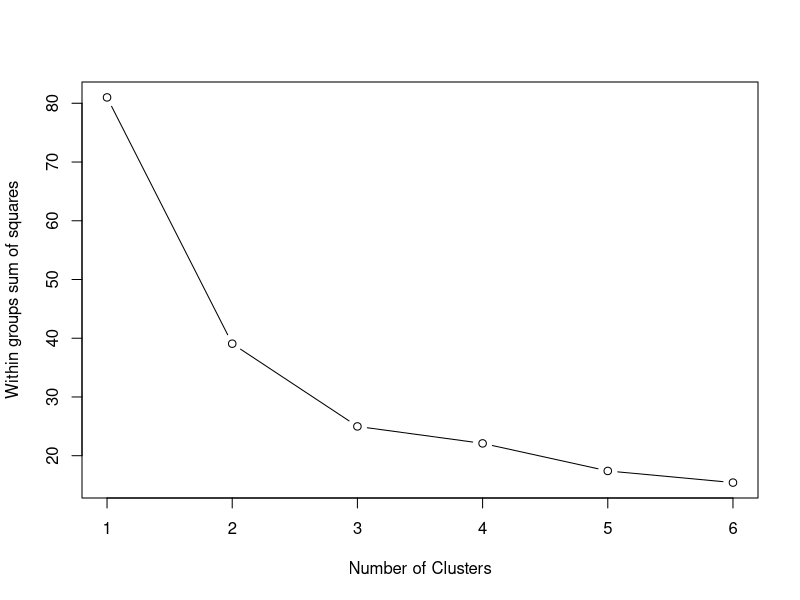
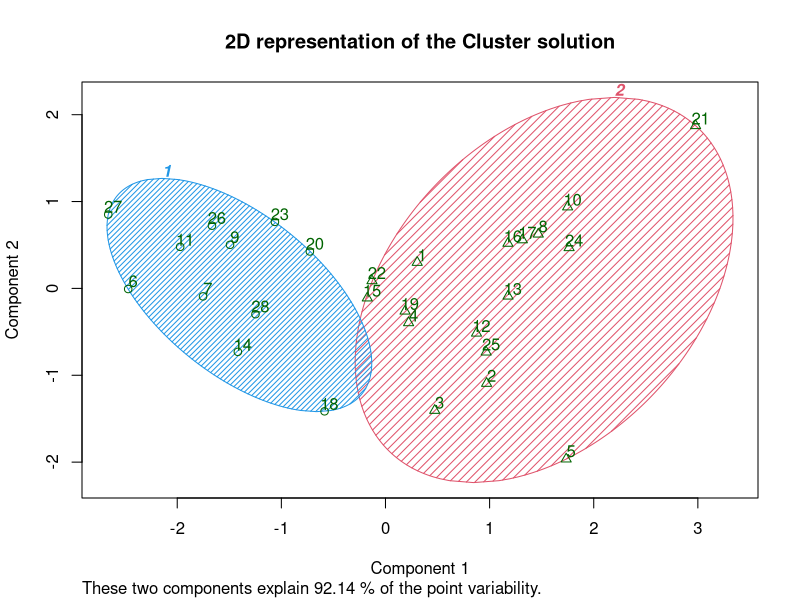

R code for these plots, in order: (Note: this script raises an error after producing the figures.)
#load
library(readxl)
library(tidyverse)
base <- read_excel("dados.xlsx")

str(base) #tudo em votos válidos, pop logaritimizado, não trabalharei com dados dicotômicos

# tentativa de copiar passo a passo - https://rpubs.com/gabrielmartos/ClusterAnalysis

#técnica 1

dados <- subset(base, select = c(CIDADE, pop, Bolsonaro2018, Neves14)) # primeiro farei só com esses três
dados$Bolsonaro2018 <- dados$Bolsonaro2018*100
dados$Neves14 <- dados$Neves14*100
head(dados)
dados<-
  dados %>%
  mutate_at(c(2:4),  ~(scale(.) %>% as.vector)) # reescala (novo objeto dados clusters)

dados.stand <- scale(dados[-1])# To standarize the variables
head(dados)

# K-Means
k.means.fit <- kmeans(dados.stand, 2) # k = 2 dois clusters
head(dados.stand)

attributes(k.means.fit)

# Centroids:
k.means.fit$centers

# Clusters:
k.means.fit$cluster
# Cluster size:
k.means.fit$size


wssplot <- function(data, nc=15, seed=1234){
  wss <- (nrow(data)-1)*sum(apply(data,2,var))
  for (i in 2:nc){
    set.seed(seed)
    wss[i] <- sum(kmeans(data, centers=i)$withinss)}
  plot(1:nc, wss, type="b", xlab="Number of Clusters",
       ylab="Within groups sum of squares")}

wssplot(dados.stand, nc=6) 
# realmente 2

library(cluster)
clusplot(dados.stand, k.means.fit$cluster, main='2D representation of the Cluster solution',
         color=TRUE, shade=TRUE,
         labels=2, lines=0)

table(dados[,1],k.means.fit$cluster)# deu erro

d <- dist(dados.stand, method = "euclidean") # Euclidean distance matrix.
H.fit <- hclust(d, method="ward")

plot(H.fit) # display dendogram
groups <- cutree(H.fit, k=2) # cut tree into 5 clusters
# draw dendogram with red borders around the 5 clusters
rect.hclust(H.fit, k=2, border="red")

table(dados[2,3],groups)


# técnica 2 
set.seed(155555559) ## to fix the random starting clusters
grpAntiPt <- kmeans(dados[,c("Neves14","Bolsonaro2018", "pop")], centers=2, nstart=10)
grpAntiPt

o=order(grpAntiPt$cluster)
data.frame(dados$CIDADE[o],grpAntiPt$cluster[o])


plot(dados$Bolsonaro2018, dados$Neves14, type="n", xlim=c(-3,2), ylim = c(-2,2.4), xlab="Bolsonaro2018", ylab="Neves2014")
text(x=dados$Bolsonaro2018, y=dados$Neves14, labels=dados$CIDADE,col=grpAntiPt$cluster+1)

plot(dados$Bolsonaro2018, dados$pop, type="n", xlim=c(-3,2), ylim = c(-2,2.4), xlab="Bolsonaro2018", ylab="População da Cidade")
text(x=dados$Bolsonaro2018, y=dados$Neves14, labels=dados$CIDADE,col=grpAntiPt$cluster+1)


set.seed(155555559) ## to fix the random starting clusters
grpAntiPt <- kmeans(dados[,c("Neves14","Bolsonaro2018", "pop")], centers=3, nstart=10)
grpAntiPt

o=order(grpAntiPt$cluster)
data.frame(dados$CIDADE[o],grpAntiPt$cluster[o])


plot(dados$Bolsonaro2018, dados$Neves14, type="n", xlim=c(-3,2), ylim = c(-2,2.4), xlab="Bolsonaro2018", ylab="Neves2014")
text(x=dados$Bolsonaro2018, y=dados$Neves14, labels=dados$CIDADE,col=grpAntiPt$cluster+1)

plot(dados$Bolsonaro2018, dados$pop, type="n", xlim=c(-3,2), ylim = c(-2,3.3), xlab="Bolsonaro2018", ylab="População da Cidade")
text(x=dados$Bolsonaro2018, y=dados$pop, labels=dados$CIDADE,col=grpAntiPt$cluster+1)

# dar zoom para ver melhor os clusters


# posso fazer como eu quiser agora #tirar pop e repetir  tudo 

dados <- subset(base, select = c(CIDADE, Bolsonaro2018, Neves14)) # primeiro farei só com esses três
dados$Bolsonaro2018 <- dados$Bolsonaro2018*100
dados$Neves14 <- dados$Neves14*100
head(dados)
dados<-
  dados %>%
  mutate_at(c(2:3),  ~(scale(.) %>% as.vector)) # reescala (novo objeto dados clusters)

dados.stand <- scale(dados[-1])# To standarize the variables
head(dados)

# K-Means
k.means.fit <- kmeans(dados.stand, 3) # k = ultimo numero
head(dados.stand)

attributes(k.means.fit)

# Centroids:
k.means.fit$centers

# Clusters:
k.means.fit$cluster
# Cluster size:
k.means.fit$size


wssplot <- function(data, nc=15, seed=1234){
  wss <- (nrow(data)-1)*sum(apply(data,2,var))
  for (i in 2:nc){
    set.seed(seed)
    wss[i] <- sum(kmeans(data, centers=i)$withinss)}
  plot(1:nc, wss, type="b", xlab="Number of Clusters",
       ylab="Within groups sum of squares")}

wssplot(dados.stand, nc=6) 
# realmente 2

library(cluster)
clusplot(dados.stand, k.means.fit$cluster, main='2D representation of the Cluster solution',
         color=TRUE, shade=TRUE,
         labels=2, lines=0)

#table(dados[,1],k.means.fit$cluster)# deu erro

d <- dist(dados.stand, method = "euclidean") # Euclidean distance matrix.
H.fit <- hclust(d, method="ward")

plot(H.fit, labels = dados$CIDADE, hang = -0.9, cex = 0.7, main = "", sub = NULL,
     xlab = "CIDADE")
rect.hclust(H.fit, k=2, border="blue")


# técnica 2 
set.seed(155555559) ## to fix the random starting clusters
grpAntiPt <- kmeans(dados[,c("Neves14","Bolsonaro2018")], centers=3, nstart=10)
grpAntiPt

o=order(grpAntiPt$cluster)
data.frame(dados$CIDADE[o],grpAntiPt$cluster[o])


plot(dados$Bolsonaro2018, dados$Neves14, type="n", xlim=c(-3,2), ylim = c(-2,2.4), xlab="Bolsonaro2018", ylab="Neves2014")
text(x=dados$Bolsonaro2018, y=dados$Neves14, labels=dados$CIDADE,col=grpAntiPt$cluster+1)
# essa é uma tabela que usarei

# modelão completo , HOBUS 2018 e BOLSONARO 2018 ####
# OBS Hobus principal força política da região

base <- read_excel("dados.xlsx")
str(base)

dados <- subset(base, select = c(CIDADE, Bolsonaro2018, Ciro2018, pop, Lula2006,Hobus18))
dados$Bolsonaro2018 <- dados$Bolsonaro2018*100
head(dados)
dados<-
  dados %>%
  mutate_at(c(2:6),  ~(scale(.) %>% as.vector)) # reescala (novo objeto dados clusters)

dados.stand <- scale(dados[-1])# To standarize the variables
head(dados)

# K-Means
k.means.fit <- kmeans(dados.stand, 2) # k = ultimo numero
head(dados.stand)

attributes(k.means.fit)

# Centroids:
k.means.fit$centers

# Clusters:
k.means.fit$cluster
# Cluster size:
k.means.fit$size
# ficou uma divisão boa, vou manter

wssplot <- function(data, nc=15, seed=1234){
  wss <- (nrow(data)-1)*sum(apply(data,2,var))
  for (i in 2:nc){
    set.seed(seed)
    wss[i] <- sum(kmeans(data, centers=i)$withinss)}
  plot(1:nc, wss, type="b", xlab="Number of Clusters",
       ylab="Within groups sum of squares")}

wssplot(dados.stand, nc=6) 
# realmente 2

library(cluster)
clusplot(dados.stand, k.means.fit$cluster, main='2D representation of the Cluster solution',
         color=TRUE, shade=TRUE,
         labels=2, lines=0)

#table(dados[,1],k.means.fit$cluster)# deu erro

d <- dist(dados.stand, method = "euclidean") # Euclidean distance matrix.
H.fit <- hclust(d, method="ward")

plot(H.fit) # display dendogram
groups <- cutree(H.fit, k=2) # cut tree into 5 clusters
# draw dendogram with red borders around the 5 clusters
rect.hclust(H.fit, k=2, border="red")

# técnica 2 
set.seed(155555559) ## to fix the random starting clusters
grpAntiPt <- kmeans(dados[,c("Bolsonaro2018", "Ciro2018","pop","Lula2006","Hobus18")], centers=2, nstart=10)
grpAntiPt

o=order(grpAntiPt$cluster)
data.frame(dados$CIDADE[o],grpAntiPt$cluster[o])

#para xlim e ylim
summary(dados$Hobus18)
summary(dados$Bolsonaro2018)

plot(dados$Bolsonaro2018, dados$Hobus18, type="n", xlim=c(-3,2),
     ylim = c(-2,3), xlab="Bolsonaro2018", ylab="Hobus2018")
text(x=dados$Bolsonaro2018, y=dados$Hobus18, labels=dados$CIDADE,col=grpAntiPt$cluster+1)
# nao tão util

plot(dados$pop, dados$Hobus18, type="n", xlim=c(-3,2),
     ylim = c(-2,3), xlab="pop", ylab="Hobus2018")
text(x=dados$pop, y=dados$Hobus18, labels=dados$CIDADE,col=grpAntiPt$cluster+1)
# nao tão util


plot(dados$Bolsonaro2018, dados$pop, type="n", xlim=c(-3,2),
     ylim = c(-2,3), xlab="Bolsonaro2018", ylab="População")
text(x=dados$Bolsonaro2018, y=dados$pop, labels=dados$CIDADE,col=grpAntiPt$cluster+1)
# n

plot(dados$Bolsonaro2018, dados$Lula2006, type="n", xlim=c(-3,2),
     ylim = c(-2,3), xlab="Bolsonaro2018", ylab="Lula 2006")
text(x=dados$Bolsonaro2018, y=dados$Lula2006, labels=dados$CIDADE,col=grpAntiPt$cluster+1)
# OPA utilizada


set.seed(155555559) ## to fix the random starting clusters
grpAntiPt <- kmeans(dados[,c("Bolsonaro2018", "Ciro2018","pop","Lula2006","Hobus18")], centers=3, nstart=10)
grpAntiPt

plot(dados$Bolsonaro2018, dados$Lula2006, type="n", xlim=c(-3,2),
     ylim = c(-2,3), xlab="Bolsonaro2018", ylab="Lula 2006")
text(x=dados$Bolsonaro2018, y=dados$Lula2006, labels=dados$CIDADE,col=grpAntiPt$cluster+1)
# OPA utilizada
#COM 3 não

plot(dados$Bolsonaro2018, dados$Hobus18, type="n", xlim=c(-3,2),
     ylim = c(-2,3), xlab="Bolsonaro2018", ylab="Hobus2018")
text(x=dados$Bolsonaro2018, y=dados$Hobus18, labels=dados$CIDADE,col=grpAntiPt$cluster+1)
# nao tão util

plot(dados$pop, dados$Hobus18, type="n", xlim=c(-3,3.3),
     ylim = c(-2,4), xlab="pop", ylab="Hobus2018")
text(x=dados$pop, y=dados$Hobus18, labels=dados$CIDADE,col=grpAntiPt$cluster+1)
# nao tão util


set.seed(155555559) ## to fix the random starting clusters
grpAntiPt <- kmeans(dados[,c("Bolsonaro2018", "Ciro2018","pop","Lula2006","Hobus18")], centers=4, nstart=10)
grpAntiPt

plot(dados$Bolsonaro2018, dados$Lula2006, type="n", xlim=c(-3,2),
     ylim = c(-2,3), xlab="Bolsonaro2018", ylab="Lula 2006")
text(x=dados$Bolsonaro2018, y=dados$Lula2006, labels=dados$CIDADE,col=grpAntiPt$cluster+1)
# OPA utilizada
#COM 3 não

plot(dados$Bolsonaro2018, dados$Hobus18, type="n", xlim=c(-3,2),
     ylim = c(-2,3), xlab="Bolsonaro2018", ylab="Hobus2018")
text(x=dados$Bolsonaro2018, y=dados$Hobus18, labels=dados$CIDADE,col=grpAntiPt$cluster+1)
# nao tão util

plot(dados$pop, dados$Hobus18, type="n", xlim=c(-3,2),
     ylim = c(-2,3), xlab="pop", ylab="Hobus2018")
text(x=dados$pop, y=dados$Hobus18, labels=dados$CIDADE,col=grpAntiPt$cluster+1)
# nao tão util

